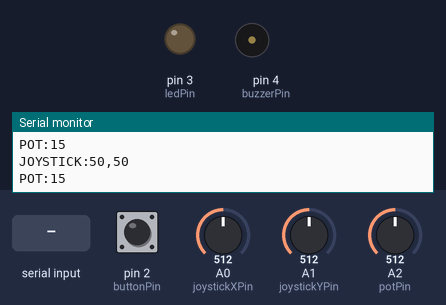
Bench run of a sketch on a simulated Arduino Uno, built with avr-gcc and run on an emulated ATmega328P. Parts: output pins drawn as LEDs (lit = HIGH), buzzer (waves = sounding, pin HIGH), the last lines printed to the serial monitor. The test bench sets the inputs (shaded band); at power-on: A2 (potPin) = 512, A0 (joystickXPin) = 512, pin 2 (buttonPin) HIGH, A1 (joystickYPin) = 512.

Above: at 1.2 s.
1.3 s: "SOUND:ON\n" received over Serial
At 2.4 s:
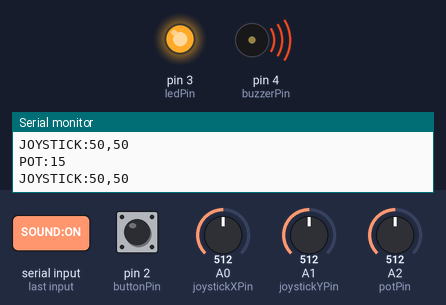
4.4 s: A2 (potPin) set to 326
7.4 s: A2 (potPin) set to 307
10.4 s: "SOUND:OFF\n" received over Serial
At 11.4 s:
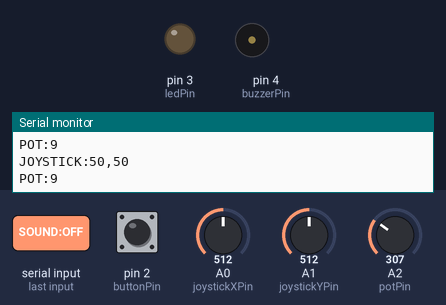
11.9 s: A0 (joystickXPin) set to 107
14.9 s: A0 (joystickXPin) set to 97
Timing chart, 0 to 17.9 s (numbered marks = the images above; inputs shaded):
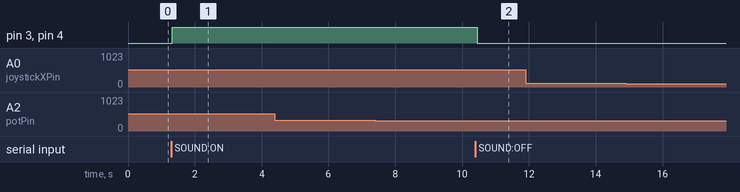

Measured:
- after the input at 1.3 s, pin 3 (ledPin), pin 4 (buzzerPin): LOW → HIGH at once
- after the input at 10.4 s, pin 3 (ledPin), pin 4 (buzzerPin): HIGH → LOW after 0.05 s

The sketch:

code.ino
```cpp
// Arduino Paint App Controller
// This sketch reads joystick, button and potentiometer inputs
// and sends them to P5.js via Serial communication.
// It also receives commands from P5.js to control LED and buzzer outputs.

// Pin definitions
const int joystickXPin = A0;  // Joystick X-axis
const int joystickYPin = A1;  // Joystick Y-axis
const int potPin = A2;        // Potentiometer for brush size
const int buttonPin = 2;      // Button for color cycling
const int ledPin = 3;         // LED output
const int buzzerPin = 4;      // Buzzer output

// Variables for input states
int joystickX = 0;
int joystickY = 0;
int potValue = 0;
int buttonState = HIGH;
int lastButtonState = HIGH;

// Variables for output states
boolean outputActive = false;

// Variables for serial communication
String inputString = "";      // String to hold incoming data
boolean stringComplete = false; // Whether the string is complete

void setup() {
  // Initialize serial communication at 9600 bits per second
  Serial.begin(9600);

  // Reserve 200 bytes for the inputString
  inputString.reserve(200);

  // Initialize pin modes
  pinMode(joystickXPin, INPUT);
  pinMode(joystickYPin, INPUT);
  pinMode(potPin, INPUT);
  pinMode(buttonPin, INPUT_PULLUP); // Using internal pull-up resistor
  pinMode(ledPin, OUTPUT);
  pinMode(buzzerPin, OUTPUT);

  // Initialize outputs to off
  digitalWrite(ledPin, LOW);
  digitalWrite(buzzerPin, LOW);
}

void loop() {
  // Read inputs
  readInputs();

  // Send data to P5.js
  sendData();

  // Process any commands received from P5.js
  if (stringComplete) {
    processCommand();
    // Clear the string for the next command
    inputString = "";
    stringComplete = false;
  }

  // Short delay to prevent flooding the serial port
  delay(50);
}

void readInputs() {
  // Read analog values from joystick and potentiometer
  joystickX = analogRead(joystickXPin);
  joystickY = analogRead(joystickYPin);
  potValue = analogRead(potPin);

  // Read button state (active LOW with pull-up resistor)
  buttonState = digitalRead(buttonPin);
}

void sendData() {
  // Send joystick position (mapped to 0-100 range for easier P5 processing)
  Serial.print("JOYSTICK:");
  Serial.print(map(joystickX, 0, 1023, 0, 100));
  Serial.print(",");
  Serial.println(map(joystickY, 0, 1023, 0, 100));

  // Send potentiometer value (mapped to 1-30 for brush size)
  Serial.print("POT:");
  Serial.println(map(potValue, 0, 1023, 1, 30));

  // Check for button press (detect transition from HIGH to LOW)
  if (buttonState == LOW && lastButtonState == HIGH) {
    Serial.println("BUTTON:PRESSED");
  }

  // Update last button state
  lastButtonState = buttonState;
}

void processCommand() {
  // Process commands received from P5.js
  if (inputString.startsWith("SOUND:ON")) {
    // Turn on the LED and buzzer
    digitalWrite(ledPin, HIGH);
    digitalWrite(buzzerPin, HIGH);
    outputActive = true;
  }
  else if (inputString.startsWith("SOUND:OFF")) {
    // Turn off the LED and buzzer
    digitalWrite(ledPin, LOW);
    digitalWrite(buzzerPin, LOW);
    outputActive = false;
  }
}

// Serial event occurs whenever new data comes in
void serialEvent() {
  while (Serial.available()) {
    // Get the new byte
    char inChar = (char)Serial.read();

    // Add it to the inputString
    inputString += inChar;

    // If the incoming character is a newline, set a flag
    // so the main loop can process the command
    if (inChar == '\n') {
      stringComplete = true;
    }
  }
}
```
